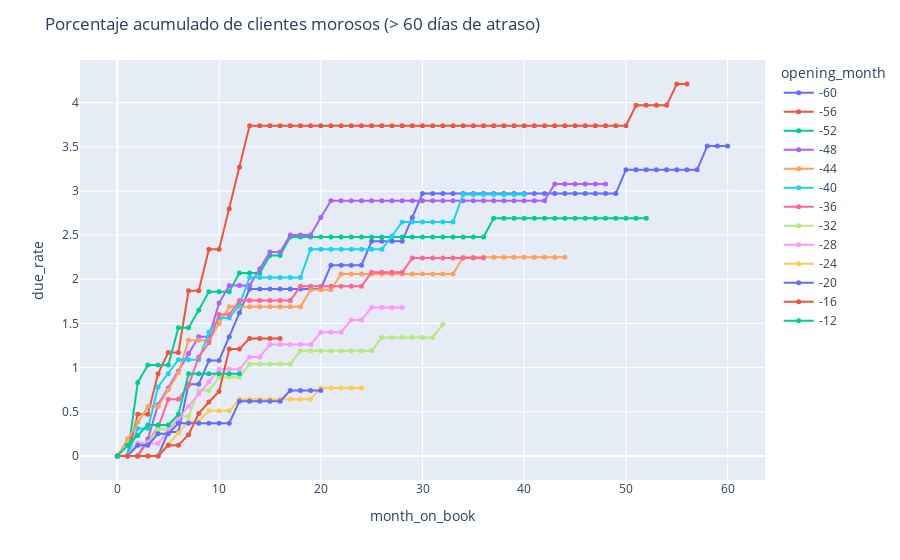

The cell this chart's notebook holds for it:
### Markdown cell above
No se puede analizar cada una de las curvas a profundidad, pero sí pueden ser comparadas utilizando períodos de tiempo entre ellas dados, por ejemplo, por bimestre, trimestre, cuatrimeste, semestre y anual.
Haciendo un análsis previo de todas ellas, se elige hacer un comparativo cuatrimestral.

### Code cell
# POR CUATRIMESTRE
df_vintage_2_four = get_vintage_analysis_by_interval(df_vintage_2,
                                                     "four-month period")
get_cohort_graph(df_vintage_2_four, bucket_2)

### Figure 1 — Plotly figure (JSON) as saved in the notebook; plotly's stock layout.template omitted (floating-point values rounded to 4 significant figures)
{"data": [{"hovertemplate": "opening_month=-60<br>month_on_book=%{x}<br>due_rate=%{y}<extra></extra>", "legendgroup": "-60", "line": {"color": "#636efa", "dash": "solid"}, "marker": {"size": 5, "symbol": "circle"}, "mode": "markers+lines", "name": "-60", "orientation": "v", "showlegend": true, "type": "scatter", "x": [0, 1, 2, 3, 4, 5, 6, 7, 8, 9, 10, 11, 12, 13, 14, 15, 16, 17, 18, 19, 20, 21, 22, 23, 24, 25, 26, 27, 28, 29, 30, 31, 32, 33, 34, 35, 36, 37, 38, 39, 40, 41, 42, 43, 44, 45, 46, 47, 48, 49, 50, 51, 52, 53, 54, 55, 56, 57, 58, 59, 60], "xaxis": "x", "y": [0, 0, 0, 0, 0, 0.27, 0.27, 0.81, 0.81, 1.08, 1.08, 1.35, 1.62, 1.89, 1.89, 1.89, 1.89, 1.89, 1.89, 1.89, 1.89, 2.16, 2.16, 2.16, 2.16, 2.43, 2.43, 2.43, 2.43, 2.7, 2.97, 2.97, 2.97, 2.97, 2.97, 2.97, 2.97, 2.97, 2.97, 2.97, 2.97, 2.97, 2.97, 2.97, 2.97, 2.97, 2.97, 2.97, 2.97, 2.97, 3.24, 3.24, 3.24, 3.24, 3.24, 3.24, 3.24, 3.24, 3.51, 3.51, 3.51], "yaxis": "y"}, {"hovertemplate": "opening_month=-56<br>month_on_book=%{x}<br>due_rate=%{y}<extra></extra>", "legendgroup": "-56", "line": {"color": "#EF553B", "dash": "solid"}, "marker": {"size": 5, "symbol": "circle"}, "mode": "markers+lines", "name": "-56", "orientation": "v", "showlegend": true, "type": "scatter", "x": [0, 1, 2, 3, 4, 5, 6, 7, 8, 9, 10, 11, 12, 13, 14, 15, 16, 17, 18, 19, 20, 21, 22, 23, 24, 25, 26, 27, 28, 29, 30, 31, 32, 33, 34, 35, 36, 37, 38, 39, 40, 41, 42, 43, 44, 45, 46, 47, 48, 49, 50, 51, 52, 53, 54, 55, 56], "xaxis": "x", "y": [0, 0, 0.47, 0.47, 0.93, 1.17, 1.17, 1.87, 1.87, 2.34, 2.34, 2.8, 3.27, 3.74, 3.74, 3.74, 3.74, 3.74, 3.74, 3.74, 3.74, 3.74, 3.74, 3.74, 3.74, 3.74, 3.74, 3.74, 3.74, 3.74, 3.74, 3.74, 3.74, 3.74, 3.74, 3.74, 3.74, 3.74, 3.74, 3.74, 3.74, 3.74, 3.74, 3.74, 3.74, 3.74, 3.74, 3.74, 3.74, 3.74, 3.74, 3.97, 3.97, 3.97, 3.97, 4.21, 4.21], "yaxis": "y"}, {"hovertemplate": "opening_month=-52<br>month_on_book=%{x}<br>due_rate=%{y}<extra></extra>", "legendgroup": "-52", "line": {"color": "#00cc96", "dash": "solid"}, "marker": {"size": 5, "symbol": "circle"}, "mode": "markers+lines", "name": "-52", "orientation": "v", "showlegend": true, "type": "scatter", "x": [0, 1, 2, 3, 4, 5, 6, 7, 8, 9, 10, 11, 12, 13, 14, 15, 16, 17, 18, 19, 20, 21, 22, 23, 24, 25, 26, 27, 28, 29, 30, 31, 32, 33, 34, 35, 36, 37, 38, 39, 40, 41, 42, 43, 44, 45, 46, 47, 48, 49, 50, 51, 52], "xaxis": "x", "y": [0, 0, 0.83, 1.03, 1.03, 1.03, 1.45, 1.45, 1.65, 1.86, 1.86, 1.86, 2.07, 2.07, 2.07, 2.27, 2.27, 2.48, 2.48, 2.48, 2.48, 2.48, 2.48, 2.48, 2.48, 2.48, 2.48, 2.48, 2.48, 2.48, 2.48, 2.48, 2.48, 2.48, 2.48, 2.48, 2.48, 2.69, 2.69, 2.69, 2.69, 2.69, 2.69, 2.69, 2.69, 2.69, 2.69, 2.69, 2.69, 2.69, 2.69, 2.69, 2.69], "yaxis": "y"}, {"hovertemplate": "opening_month=-48<br>month_on_book=%{x}<br>due_rate=%{y}<extra></extra>", "legendgroup": "-48", "line": {"color": "#ab63fa", "dash": "solid"}, "marker": {"size": 5, "symbol": "circle"}, "mode": "markers+lines", "name": "-48", "orientation": "v", "showlegend": true, "type": "scatter", "x": [0, 1, 2, 3, 4, 5, 6, 7, 8, 9, 10, 11, 12, 13, 14, 15, 16, 17, 18, 19, 20, 21, 22, 23, 24, 25, 26, 27, 28, 29, 30, 31, 32, 33, 34, 35, 36, 37, 38, 39, 40, 41, 42, 43, 44, 45, 46, 47, 48], "xaxis": "x", "y": [0, 0, 0, 0.19, 0.58, 0.77, 0.96, 1.16, 1.35, 1.35, 1.73, 1.93, 1.93, 1.93, 2.12, 2.31, 2.31, 2.5, 2.5, 2.5, 2.7, 2.89, 2.89, 2.89, 2.89, 2.89, 2.89, 2.89, 2.89, 2.89, 2.89, 2.89, 2.89, 2.89, 2.89, 2.89, 2.89, 2.89, 2.89, 2.89, 2.89, 2.89, 2.89, 3.08, 3.08, 3.08, 3.08, 3.08, 3.08], "yaxis": "y"}, {"hovertemplate": "opening_month=-44<br>month_on_book=%{x}<br>due_rate=%{y}<extra></extra>", "legendgroup": "-44", "line": {"color": "#FFA15A", "dash": "solid"}, "marker": {"size": 5, "symbol": "circle"}, "mode": "markers+lines", "name": "-44", "orientation": "v", "showlegend": true, "type": "scatter", "x": [0, 1, 2, 3, 4, 5, 6, 7, 8, 9, 10, 11, 12, 13, 14, 15, 16, 17, 18, 19, 20, 21, 22, 23, 24, 25, 26, 27, 28, 29, 30, 31, 32, 33, 34, 35, 36, 37, 38, 39, 40, 41, 42, 43, 44], "xaxis": "x", "y": [0, 0.19, 0.38, 0.56, 0.56, 0.75, 0.94, 1.31, 1.31, 1.31, 1.5, 1.69, 1.69, 1.69, 1.69, 1.69, 1.69, 1.69, 1.69, 1.88, 1.88, 1.88, 2.06, 2.06, 2.06, 2.06, 2.06, 2.06, 2.06, 2.06, 2.06, 2.06, 2.06, 2.06, 2.25, 2.25, 2.25, 2.25, 2.25, 2.25, 2.25, 2.25, 2.25, 2.25, 2.25], "yaxis": "y"}, {"hovertemplate": "opening_month=-40<br>month_on_book=%{x}<br>due_rate=%{y}<extra></extra>", "legendgroup": "-40", "line": {"color": "#19d3f3", "dash": "solid"}, "marker": {"size": 5, "symbol": "circle"}, "mode": "markers+lines", "name": "-40", "orientation": "v", "showlegend": true, "type": "scatter", "x": [0, 1, 2, 3, 4, 5, 6, 7, 8, 9, 10, 11, 12, 13, 14, 15, 16, 17, 18, 19, 20, 21, 22, 23, 24, 25, 26, 27, 28, 29, 30, 31, 32, 33, 34, 35, 36, 37, 38, 39, 40], "xaxis": "x", "y": [0, 0, 0.31, 0.31, 0.78, 0.93, 1.09, 1.09, 1.09, 1.4, 1.56, 1.56, 1.71, 2.02, 2.02, 2.02, 2.02, 2.02, 2.02, 2.34, 2.34, 2.34, 2.34, 2.34, 2.34, 2.34, 2.34, 2.49, 2.65, 2.65, 2.65, 2.65, 2.65, 2.65, 2.96, 2.96, 2.96, 2.96, 2.96, 2.96, 2.96], "yaxis": "y"}, {"hovertemplate": "opening_month=-36<br>month_on_book=%{x}<br>due_rate=%{y}<extra></extra>", "legendgroup": "-36", "line": {"color": "#FF6692", "dash": "solid"}, "marker": {"size": 5, "symbol": "circle"}, "mode": "markers+lines", "name": "-36", "orientation": "v", "showlegend": true, "type": "scatter", "x": [0, 1, 2, 3, 4, 5, 6, 7, 8, 9, 10, 11, 12, 13, 14, 15, 16, 17, 18, 19, 20, 21, 22, 23, 24, 25, 26, 27, 28, 29, 30, 31, 32, 33, 34, 35, 36], "xaxis": "x", "y": [0, 0, 0, 0.16, 0.32, 0.64, 0.64, 0.8, 1.12, 1.28, 1.6, 1.6, 1.76, 1.76, 1.76, 1.76, 1.76, 1.76, 1.92, 1.92, 1.92, 1.92, 1.92, 1.92, 1.92, 2.08, 2.08, 2.08, 2.08, 2.24, 2.24, 2.24, 2.24, 2.24, 2.24, 2.24, 2.24], "yaxis": "y"}, {"hovertemplate": "opening_month=-32<br>month_on_book=%{x}<br>due_rate=%{y}<extra></extra>", "legendgroup": "-32", "line": {"color": "#B6E880", "dash": "solid"}, "marker": {"size": 5, "symbol": "circle"}, "mode": "markers+lines", "name": "-32", "orientation": "v", "showlegend": true, "type": "scatter", "x": [0, 1, 2, 3, 4, 5, 6, 7, 8, 9, 10, 11, 12, 13, 14, 15, 16, 17, 18, 19, 20, 21, 22, 23, 24, 25, 26, 27, 28, 29, 30, 31, 32], "xaxis": "x", "y": [0, 0, 0.15, 0.15, 0.3, 0.3, 0.45, 0.45, 0.74, 0.74, 0.89, 0.89, 0.89, 1.04, 1.04, 1.04, 1.04, 1.04, 1.19, 1.19, 1.19, 1.19, 1.19, 1.19, 1.19, 1.19, 1.34, 1.34, 1.34, 1.34, 1.34, 1.34, 1.49], "yaxis": "y"}, {"hovertemplate": "opening_month=-28<br>month_on_book=%{x}<br>due_rate=%{y}<extra></extra>", "legendgroup": "-28", "line": {"color": "#FF97FF", "dash": "solid"}, "marker": {"size": 5, "symbol": "circle"}, "mode": "markers+lines", "name": "-28", "orientation": "v", "showlegend": true, "type": "scatter", "x": [0, 1, 2, 3, 4, 5, 6, 7, 8, 9, 10, 11, 12, 13, 14, 15, 16, 17, 18, 19, 20, 21, 22, 23, 24, 25, 26, 27, 28], "xaxis": "x", "y": [0, 0, 0.14, 0.14, 0.14, 0.28, 0.42, 0.56, 0.7, 0.84, 0.98, 0.98, 0.98, 1.12, 1.12, 1.26, 1.26, 1.26, 1.26, 1.26, 1.4, 1.4, 1.4, 1.54, 1.54, 1.68, 1.68, 1.68, 1.68], "yaxis": "y"}, {"hovertemplate": "opening_month=-24<br>month_on_book=%{x}<br>due_rate=%{y}<extra></extra>", "legendgroup": "-24", "line": {"color": "#FECB52", "dash": "solid"}, "marker": {"size": 5, "symbol": "circle"}, "mode": "markers+lines", "name": "-24", "orientation": "v", "showlegend": true, "type": "scatter", "x": [0, 1, 2, 3, 4, 5, 6, 7, 8, 9, 10, 11, 12, 13, 14, 15, 16, 17, 18, 19, 20, 21, 22, 23, 24], "xaxis": "x", "y": [0, 0, 0, 0, 0, 0.13, 0.26, 0.39, 0.39, 0.51, 0.51, 0.51, 0.64, 0.64, 0.64, 0.64, 0.64, 0.64, 0.64, 0.64, 0.77, 0.77, 0.77, 0.77, 0.77], "yaxis": "y"}, {"hovertemplate": "opening_month=-20<br>month_on_book=%{x}<br>due_rate=%{y}<extra></extra>", "legendgroup": "-20", "line": {"color": "#636efa", "dash": "solid"}, "marker": {"size": 5, "symbol": "circle"}, "mode": "markers+lines", "name": "-20", "orientation": "v", "showlegend": true, "type": "scatter", "x": [0, 1, 2, 3, 4, 5, 6, 7, 8, 9, 10, 11, 12, 13, 14, 15, 16, 17, 18, 19, 20], "xaxis": "x", "y": [0, 0, 0.12, 0.12, 0.25, 0.25, 0.37, 0.37, 0.37, 0.37, 0.37, 0.37, 0.62, 0.62, 0.62, 0.62, 0.62, 0.74, 0.74, 0.74, 0.74], "yaxis": "y"}, {"hovertemplate": "opening_month=-16<br>month_on_book=%{x}<br>due_rate=%{y}<extra></extra>", "legendgroup": "-16", "line": {"color": "#EF553B", "dash": "solid"}, "marker": {"size": 5, "symbol": "circle"}, "mode": "markers+lines", "name": "-16", "orientation": "v", "showlegend": true, "type": "scatter", "x": [0, 1, 2, 3, 4, 5, 6, 7, 8, 9, 10, 11, 12, 13, 14, 15, 16], "xaxis": "x", "y": [0, 0, 0, 0, 0, 0.12, 0.12, 0.24, 0.48, 0.61, 0.73, 1.21, 1.21, 1.33, 1.33, 1.33, 1.33], "yaxis": "y"}, {"hovertemplate": "opening_month=-12<br>month_on_book=%{x}<br>due_rate=%{y}<extra></extra>", "legendgroup": "-12", "line": {"color": "#00cc96", "dash": "solid"}, "marker": {"size": 5, "symbol": "circle"}, "mode": "markers+lines", "name": "-12", "orientation": "v", "showlegend": true, "type": "scatter", "x": [0, 1, 2, 3, 4, 5, 6, 7, 8, 9, 10, 11, 12], "xaxis": "x", "y": [0, 0.12, 0.23, 0.35, 0.35, 0.35, 0.47, 0.93, 0.93, 0.93, 0.93, 0.93, 0.93], "yaxis": "y"}], "layout": {"legend": {"title": {"text": "opening_month"}, "tracegroupgap": 0}, "margin": {"t": 60}, "title": {"text": "Porcentaje acumulado de clientes morosos (> 60 días de atraso)"}, "xaxis": {"anchor": "y", "domain": [0, 1], "title": {"text": "month_on_book"}}, "yaxis": {"anchor": "x", "domain": [0, 1], "title": {"text": "due_rate"}}}}
